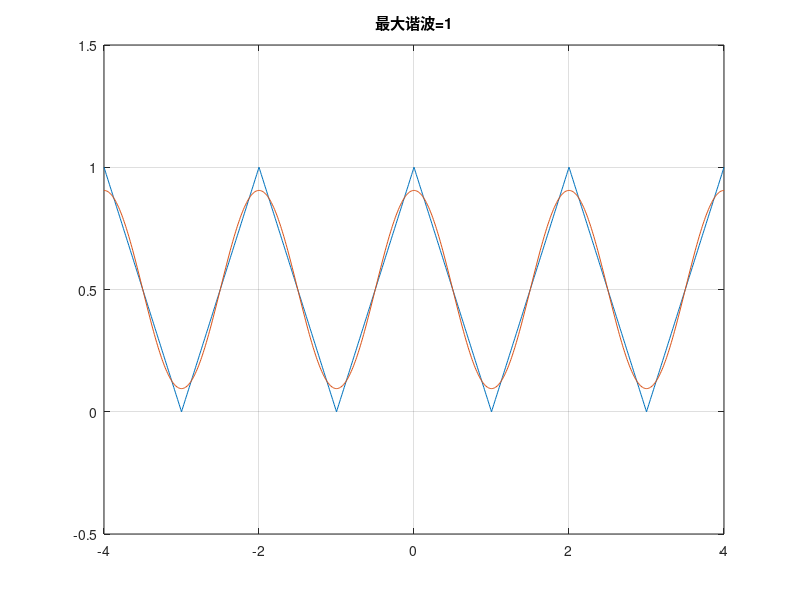
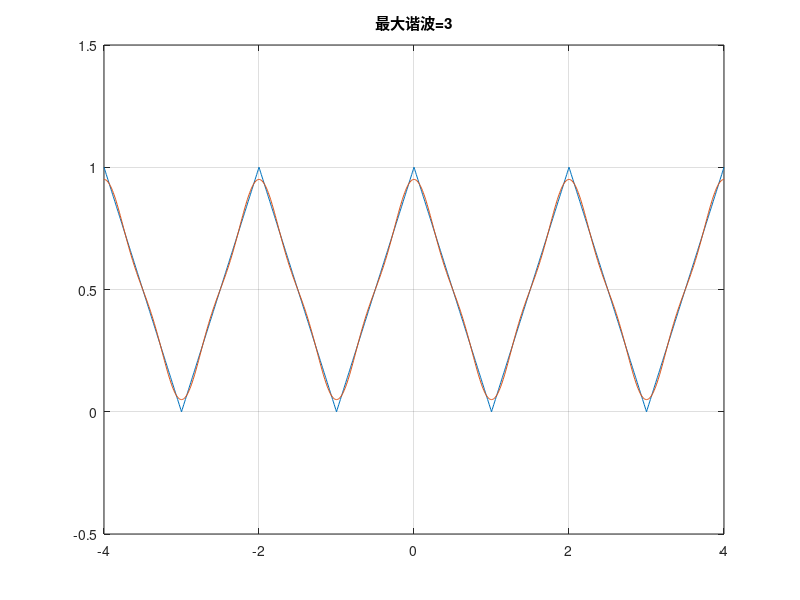
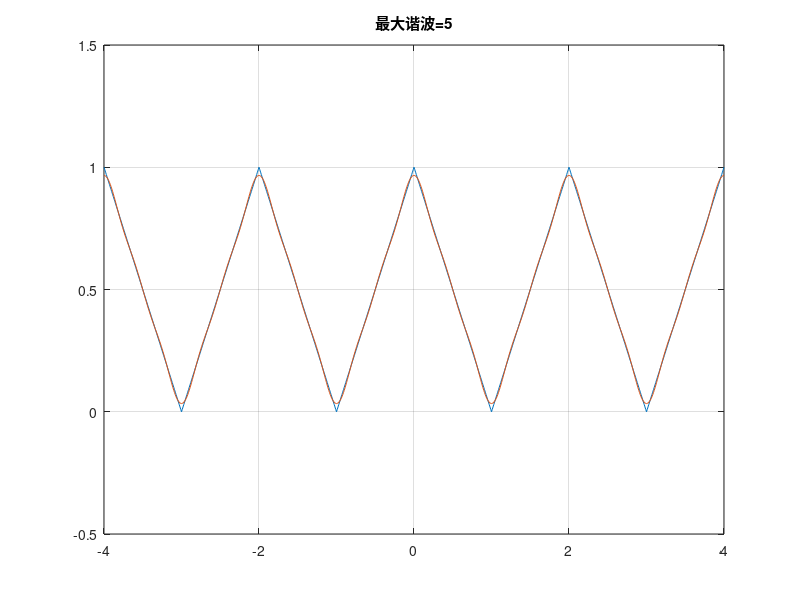
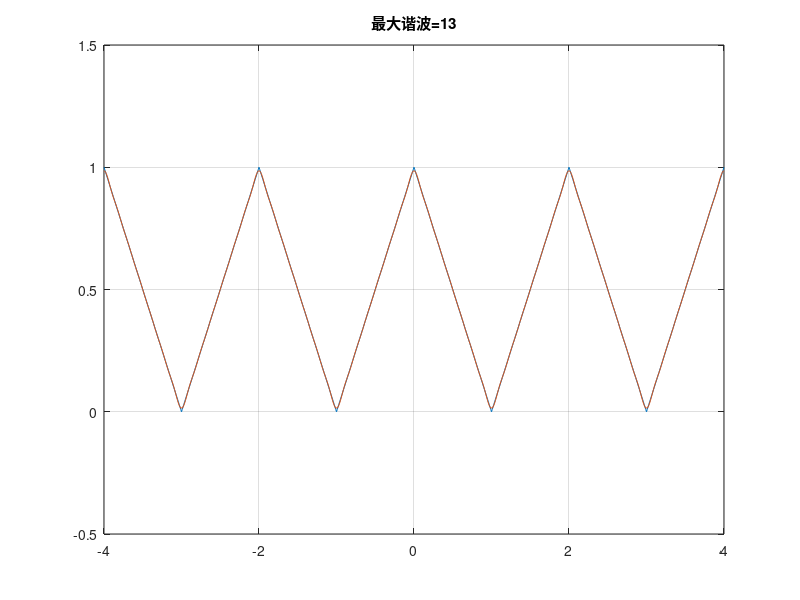

Recreate these plots in MATLAB, in order.
t=-4:0.01:4;
y=abs(sawtooth(pi*0.5*t,0.5));%生成周期三角波，占空比50%
n=[1 3 5 13 49];%将要求谐波级数放入n_max矩阵
N=length(n); %取n_max长度为循环控制变量
for k=1:N
    N=1:2:n(k);
    x=4./((pi*N).^2)*cos(pi * N' * t);%傅里叶变换中的余弦项
    figure;%创建新的图像，以免后画的图被覆盖
    plot(t,y);%画出原图像以对比
    hold on;
    x=x+0.5;%加上系数a0=0.5
    plot(t,x);%画出谐波近似的图像
    hold off;
    axis([-4 4 -0.5 1.5]),grid on;
    title(['最大谐波=',num2str(n(k))]);
end